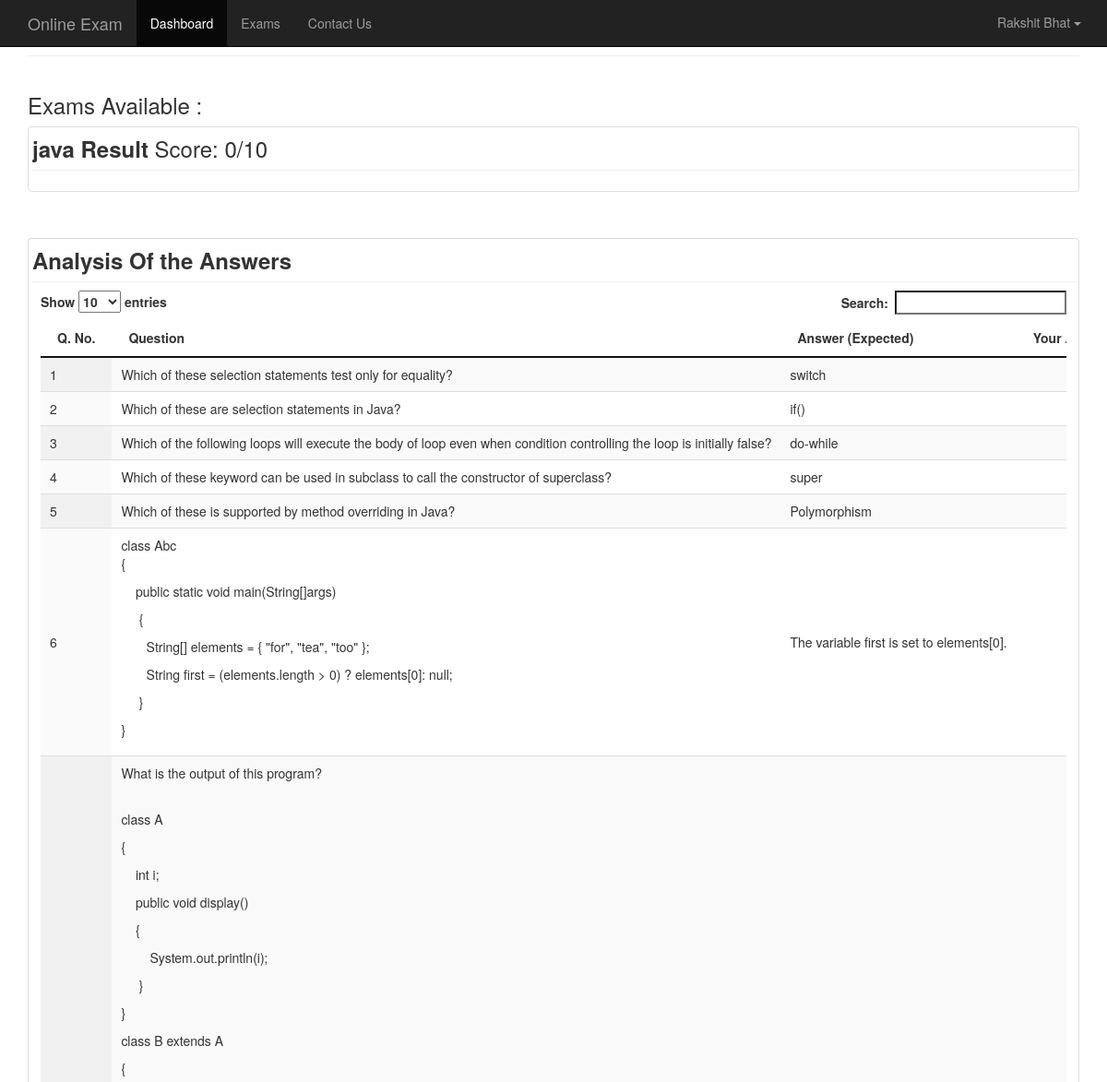
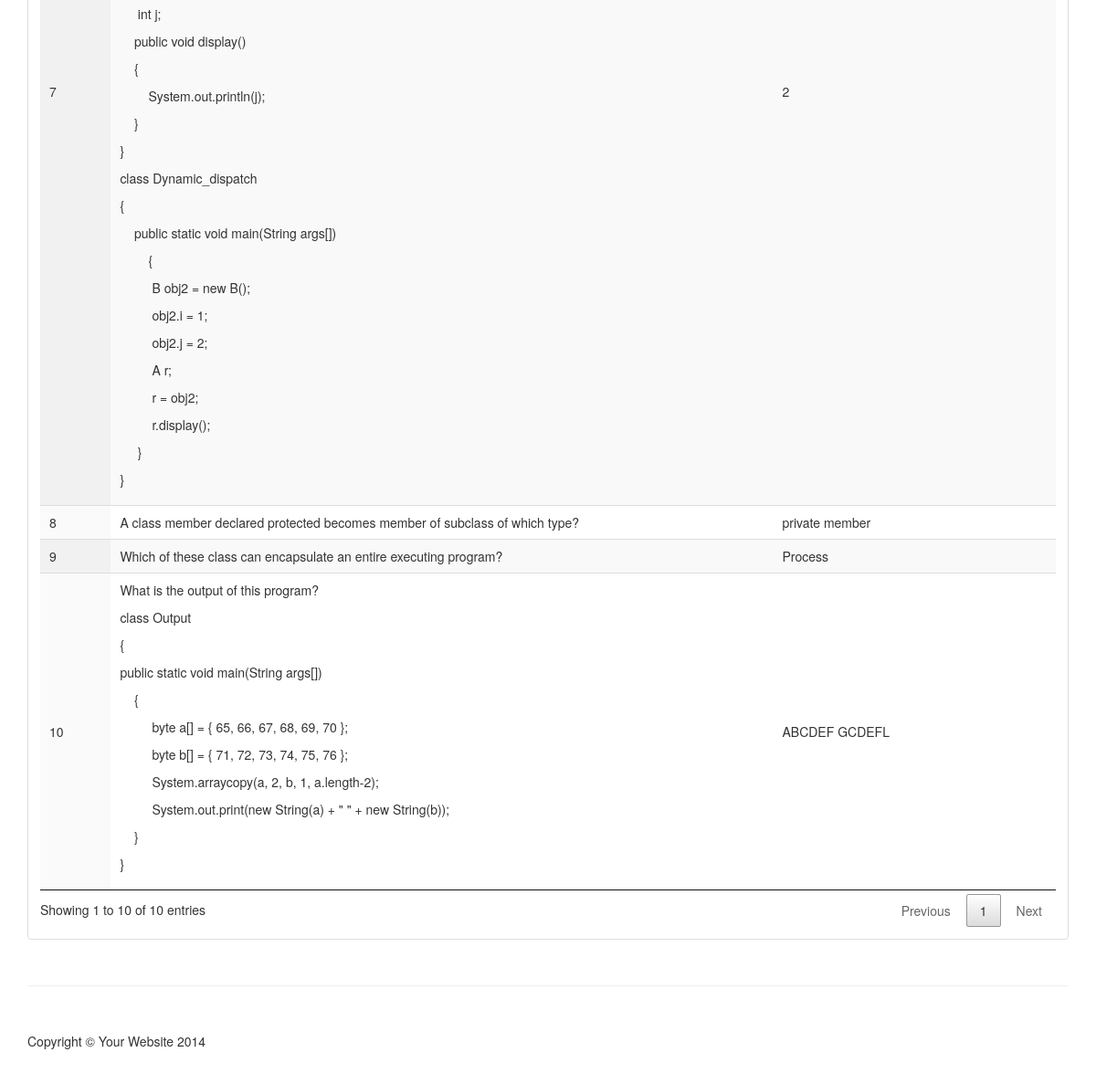
The page /result.php?exam=java (signed in) on the database its author committed (2 pictures, top to bottom).
### tables this page shows
CREATE TABLE `java1` (
  `qno` int(11) NOT NULL,
  `answer` varchar(50) NOT NULL,
  `review` varchar(50) NOT NULL DEFAULT '0' COMMENT 'if 0 then review else answer for review ',
  `unvisited` int(11) NOT NULL DEFAULT '0' COMMENT 'if 0 then unvisited ',
  `flag` int(11) NOT NULL DEFAULT '1' COMMENT '1 - Unvisited  2 - Answered  3 - Review   4 - Not Answered',
  `result` int(11) NOT NULL DEFAULT '0' COMMENT '0 - incorrect 1 - correct'
);

CREATE TABLE `java` (
  `id` int(11) NOT NULL,
  `question` text NOT NULL,
  `a` text NOT NULL,
  `b` text NOT NULL,
  `c` text NOT NULL,
  `d` text NOT NULL,
  `answer` varchar(10) NOT NULL,
  `explaination` text NOT NULL
);

### result.php (the view, shortened to what this page needs)
<?php
include "db.php";
$sql = "SELECT * FROM login WHERE id = ".$_SESSION["lid"];
$res = $conn->query($sql);
$login = $res->fetch_assoc();
?>
<!DOCTYPE html>
<html lang="en">
<?php
include "head.php";
?>
<body style="background-color: inherit !important;">
<?php
include "navbar.php";
?>
<div class="container">
    <hr>
    <div class="row">
        <div class="col-lg-12">
            <h3>Exams Available :</h3>
        </div>
    </div>
    <?php
    $correct = 0;
    ?>
    <div class="row text-ceanter">
        <div class="col-md-12 col-sm-6 hero-feature">
            <div class="thumbnail" style="height: 100% !important;">
                <h3 style="margin-top: 0.5%"><b><?=$_GET["exam"]?> Result </b>Score: <?=$correct?>/10</h3>
                <hr style="margin: 0;">
                <div class="caption">
                </div>
            </div>
        </div>
        <div class="col-md-12 col-sm-6 hero-feature">
            <div class="thumbnail" style="height: 100% !important;">
                <h3 style="margin-top: 0.5%"><b>Analysis Of the Answers</b></h3>
                <hr style="margin: 0;">
                <div class="caption">
                    <table id="example" class="display nowrap" cellspacing="0" width="100%">
                        <thead>
                            <tr>
                                <th>Q. No.</th>
                                <th>Question</th>
                                <th>Answer (Expected)</th>
                                <th>Your Answer</th>
                            </tr>
                        </thead>
                        <tbody>
                        <?php
                            $sql = "SELECT * FROM `".$_GET["exam"].$_SESSION["lid"]."`";
                            $res = $conn->query($sql);
                            while ($row = $res->fetch_assoc()) {
                                $sql1 = "SELECT * FROM ".$_GET["exam"]." WHERE id=".$row["qno"];
                                $res1 = $conn->query($sql1);
                                $row1 = $res1->fetch_assoc();
                                ?>
                                <tr>
                                    <td><?=$row["qno"]?></td>
                                    <td><?=$row1["question"]?></td>
                                    <td><?=$row1[$row1["answer"]]?></td>
                                    <td><?=$row1[$row["answer"]]?></td>
                                </tr>
                                <?php
                            }
                        ?>
                        </tbody>
                    </table>
                </div>
            </div>
        </div>
    </div>
    <hr style="margin: 0 !important;">
    <footer>
        <div class="row">
            <div class="col-lg-12">
                <p>Copyright &copy; Your Website 2014</p>
            </div>
        </div>
    </footer>
</div>
</body>
</html>

### navbar.php (shortened to what this page needs)
<nav class="navbar navbar-inverse navbar-fixed-top" role="navigation">
    <div class="container">
        <div class="navbar-header">
            <a class="navbar-brand" href="index.php">Online Exam</a>
        </div>
        <div class="collapse navbar-collapse" id="bs-example-navbar-collapse-1">
            <ul class="nav navbar-nav">
                <li class="active">
                    <a href="">Dashboard</a>
                </li>
                <li>
                    <a href="exams.php">Exams</a>
                </li>
                <li>
                    <a id="tooltip1" href="" data-toggle="tooltip" title="Rakshit Bhat">Contact Us</a>
                </li>
            </ul>
            <ul class="nav navbar-nav navbar-right">
                <li class="dropdown">
                    <button style="background-color: #222222; color: #9D9D9D; margin-top: 6%" class="btn dropdown-toggle" type="button" data-toggle="dropdown">
                        <?=$login["name"]?>
                        <span class="caret"></span></button>
                </li>
            </ul>
        </div>
    </div>
</nav>

### css/sidebar.css (style rules this page uses)
body { margin: 0px; padding: 0px; }

### css/heroic-features.css (style rules this page uses)
body { padding-top: 70px; }
.hero-feature { margin-bottom: 30px; }
footer { margin: 50px 0; }

### css/datatables.css (style rules this page uses)
table.dataTable { width:100%;margin:0 auto;clear:both;border-collapse:separate;border-spacing:0 }
table.dataTable thead th,table.dataTable tfoot th { font-weight:bold }
table.dataTable thead th,table.dataTable thead td { padding:10px 18px;border-bottom:1px solid #111 }
table.dataTable thead .sorting,table.dataTable thead .sorting_asc,table.dataTable thead .sorting_desc,table.dataTable thead .sorting_asc_disabled,table.dataTable thead .sorting_desc_disabled { cursor:pointer;*cursor:hand }
table.dataTable thead .sorting,table.dataTable thead .sorting_asc,table.dataTable thead .sorting_desc,table.dataTable thead .sorting_asc_disabled,table.dataTable thead .sorting_desc_disabled { background-repeat:no-repeat;background-position:center right }
table.dataTable thead .sorting { background-image:url("../images/sort_both.png") }
table.dataTable thead .sorting_asc { background-image:url("../images/sort_asc.png") }
table.dataTable tbody tr { background-color:#ffffff }
table.dataTable tbody th,table.dataTable tbody td { padding:8px 10px }
table.dataTable.row-border tbody th,table.dataTable.row-border tbody td,table.dataTable.display tbody th,table.dataTable.display tbody td { border-top:1px solid #ddd }
table.dataTable.row-border tbody tr:first-child th,table.dataTable.row-border tbody tr:first-child td,table.dataTable.display tbody tr:first-child th,table.dataTable.display tbody tr:first-child td { border-top:none }
table.dataTable.stripe tbody tr.odd,table.dataTable.display tbody tr.odd { background-color:#f9f9f9 }
table.dataTable.order-column tbody tr>.sorting_1,table.dataTable.order-column tbody tr>.sorting_2,table.dataTable.order-column tbody tr>.sorting_3,table.dataTable.display tbody tr>.sorting_1,table.dataTable.display tbody tr>.sorting_2,table.dataTable.display tbody tr>.sorting_3 { background-color:#fafafa }
table.dataTable.display tbody tr.odd>.sorting_1,table.dataTable.order-column.stripe tbody tr.odd>.sorting_1 { background-color:#f1f1f1 }
table.dataTable.display tbody tr.even>.sorting_1,table.dataTable.order-column.stripe tbody tr.even>.sorting_1 { background-color:#fafafa }
table.dataTable.no-footer { border-bottom:1px solid #111 }
table.dataTable.nowrap th,table.dataTable.nowrap td { white-space:nowrap }
table.dataTable,table.dataTable th,table.dataTable td { -webkit-box-sizing:content-box;box-sizing:content-box }
.dataTables_wrapper .dataTables_scroll div.dataTables_scrollBody>table>thead>tr>th,.dataTables_wrapper .dataTables_scroll div.dataTables_scrollBody>table>thead>tr>td,.dataTables_wrapper .dataTables_scroll div.dataTables_scrollBody>table>tbody>tr>th,.dataTables_wrapper .dataTables_scroll div.dataTables_scrollBody>table>tbody>tr>td { vertical-align:middle }
.dataTables_wrapper.no-footer div.dataTables_scrollHead>table,.dataTables_wrapper.no-footer div.dataTables_scrollBody>table { border-bottom:none }

### css/signin.css (style rules this page uses)
body { padding-top: 40px; padding-bottom: 40px; background-color: #eee; }

### rows shown on the page
java1: qno "1", java.question "Which of these selection statements test only for equality?", java.b "switch"
java1: qno "2", java.question "Which of these are selection statements in Java?", java.a "if()"
java1: qno "3", java.question "Which of the following loops will execute the body of loop even when condition controlling the loop is initially false?", java.a "do-while"
java1: qno "4", java.question "Which of these keyword can be used in subclass to call the constructor of superclass?", java.a "super"
java1: qno "5", java.question "Which of these is supported by method overriding in Java?", java.c "Polymorphism"
java1: qno "6", java.question "class Abc { public static void main(String[]args) { String[] elements = { \"for\", \"tea\", \"too\" }; String first = (elements.length > 0) ? elements[0]: null; } }", java.d "The variable first is set to elements[0]."
java1: qno "7", java.question "What is the output of this program? class A { int i; public void display() { System.out.println(i); } } class B extends A { int j; public void display() { System.out.println(j); } } class Dynamic_dispatch { public static void main(String args[]) { B obj2 = new B(); obj2.i = 1; obj2.j = 2; A r; r = obj2; r.display(); } }", java.b "2"
java1: qno "8", java.question "A class member declared protected becomes member of subclass of which type?", java.b "private member"
java1: qno "9", java.question "Which of these class can encapsulate an entire executing program?", java.b "Process"
java1: qno "10", java.question "What is the output of this program? class Output { public static void main(String args[]) { byte a[] = { 65, 66, 67, 68, 69, 70 }; byte b[] = { 71, 72, 73, 74, 75, 76 }; System.arraycopy(a, 2, b, 1, a.length-2); System.out.print(new String(a) + \" \" + new String(b)); } }", java.b "ABCDEF GCDEFL"

### other values the page prints
$login["name"] "Rakshit Bhat"
$_GET["exam"] "java"
$correct "0"
